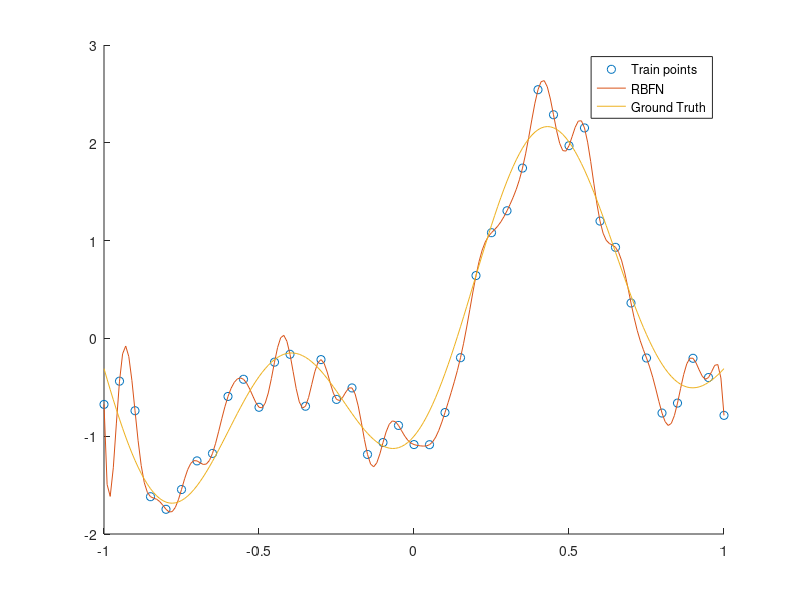

This figure's MATLAB source:
clc
clear

%train data
train_x = -1:0.05:1;
train_y = 1.2*sin(pi*train_x) - cos(2.4*pi*train_x) + 0.3*randn(1, size(train_x, 2));
%test data
test_x = -1:0.01:1;
test_y = 1.2*sin(pi*test_x) - cos(2.4*pi*test_x);

%exact interpolation on train
r = train_x'-train_x;
gaussian_rbf = exp ( (r.^2) / (-2*((0.1)^2)));
w = gaussian_rbf \ train_y';

%predict y
r_test = test_x' - train_x;
gaussian_rbf_test = exp ( (r_test.^2) / (-2*((0.1)^2)));
y_predict = (gaussian_rbf_test*w)';
%predict x
r_train = train_x' - train_x;
gaussian_rbf_train = exp ( (r_test.^2) / (-2*((0.1)^2)));


hold on
plot(train_x,train_y,'o')
plot(test_x,y_predict)
plot(test_x,test_y)
legend('Train points','RBFN','Ground Truth', 'Location', 'Best')